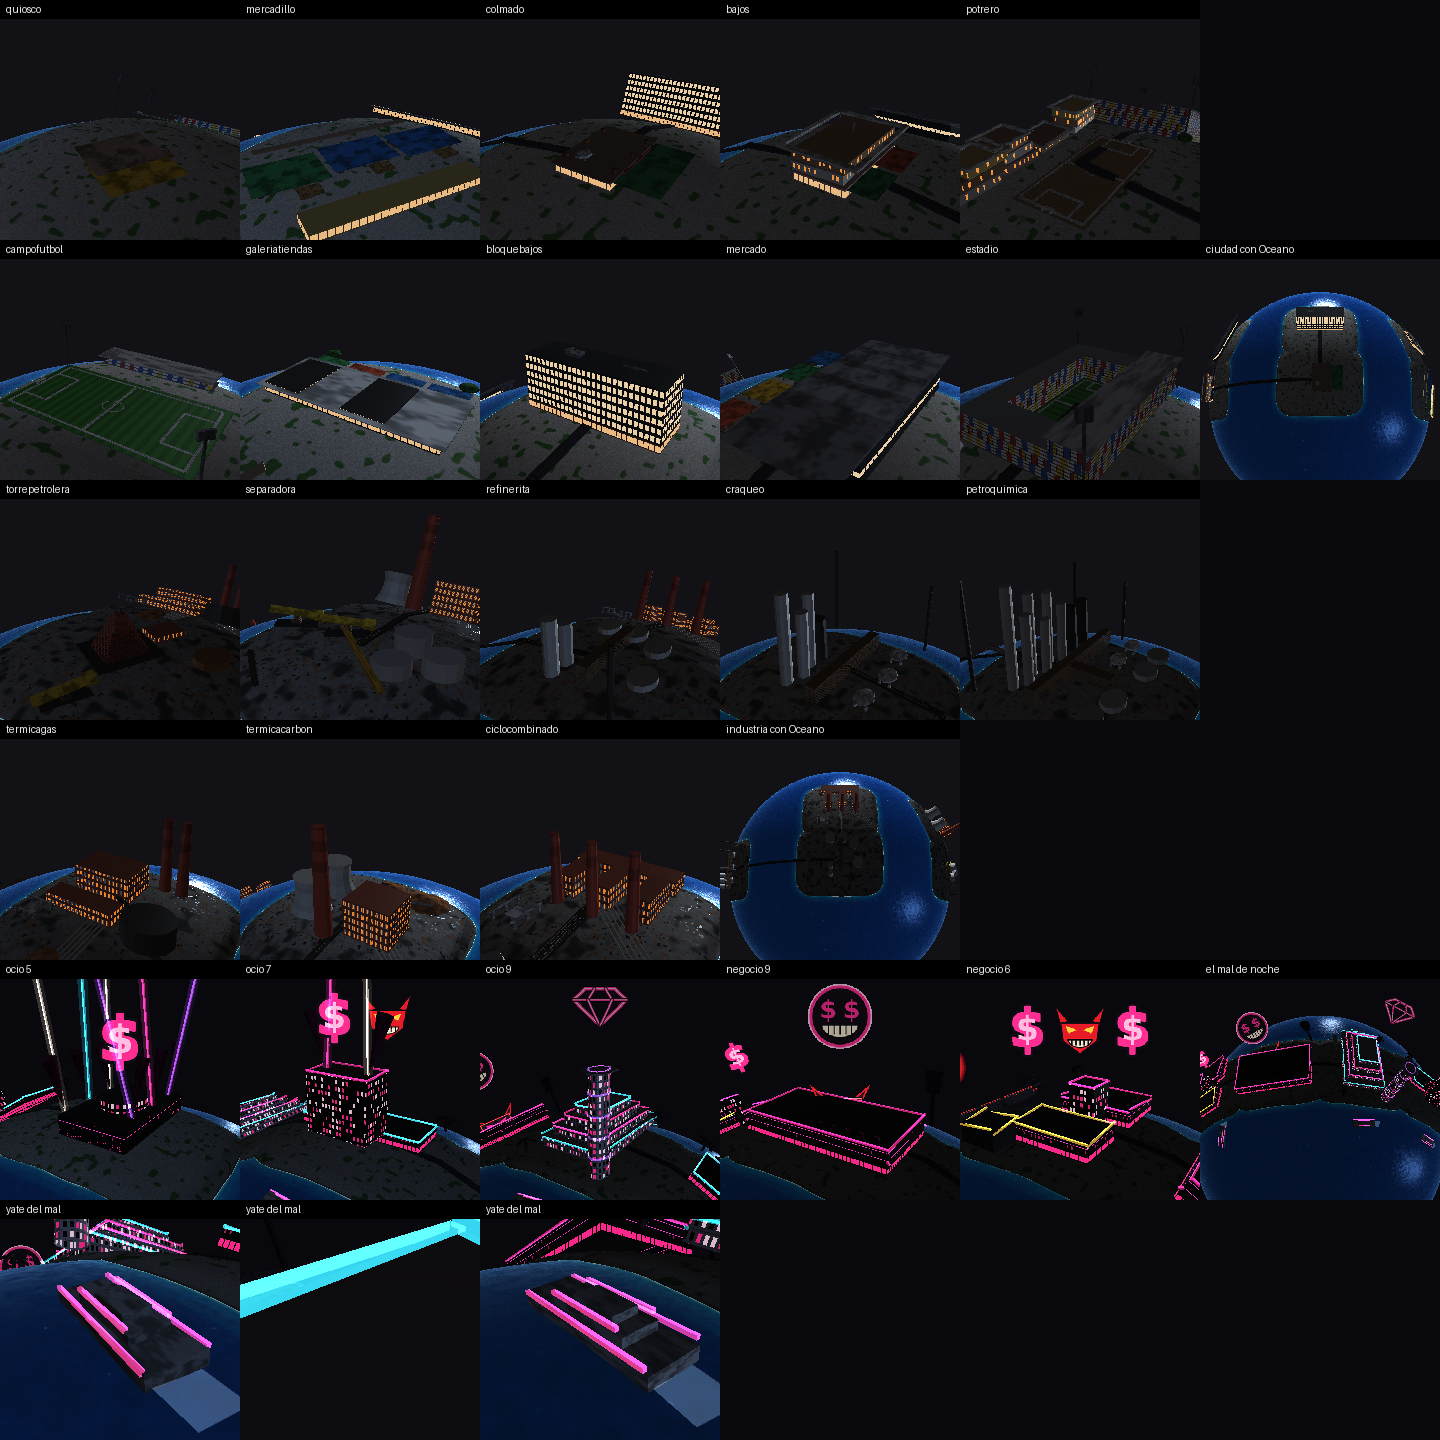

Write Python code to recreate this figure.
"""
La lamina de las especies construidas sobre el oceano (motor v120) dibujada con el
motor y los shaders de verdad, fuera de TouchDesigner: la malla del terreno (el mar
y los muelles de la ciudad y la industria, mat_piel_tierra), los edificios (el
shader de la ciudad), las conchas, el tejido, los emblemas del mal y la luz local
(aditiva: los focos de las discotecas y el neon de las construcciones finales).

    xvfb-run -a python3 pruebas/lamina_especies.py [salida.png]

Filas: la ciudad (tiendas, campos de futbol, mercados, la escalera de siempre)
cerca y lejos; la industria (pozos petroliferos, uno convertido en refineria al
construir encima; termicas y refinerias) cerca y lejos; el mal de noche (la
discoteca con sus focos, el resort con los yates en el mar, el neon de las
construcciones finales y el demonio).

Necesita moderngl (pip install moderngl) y una pantalla (Xvfb vale).
"""

import os
import sys

import numpy as np
from PIL import Image, ImageDraw

AQUI = os.path.dirname(os.path.abspath(__file__))
REPO = os.path.dirname(AQUI)
sys.path.insert(0, AQUI)
import glsl_piel as gp  # noqa: E402
import lamina_mal as lm  # noqa: E402
import vista_previa as vp  # noqa: E402

ADITIVO_V = """
out vec3 vCol;
void main()
{
    gl_Position = TDWorldToProj(TDDeform(P));
    vCol = iC.rgb * Cd.rgb;
}
"""
ADITIVO_P = """
in vec3 vCol;
layout(location = 0) out vec4 oFragColor[TD_NUM_COLOR_BUFFERS];
void main()
{
    oFragColor[0] = vec4(vCol, 1.0);
}
"""


class PintorTerreno(lm.Pintor):
    """El pintor de la lamina del mal con la malla del terreno y la luz local."""

    def __init__(self, ctx, m):
        lm.Pintor.__init__(self, ctx, m)
        self.adi = ctx.program(vertex_shader=gp.TD_VERTEX + ADITIVO_V, fragment_shader=gp.TD_PIXEL + ADITIVO_P)
        self.terreno_malla = gp.esfera(512, 1024)
        self.caja = gp.malla(m, [('caja', 0.0, 0.5, 0.0, 1.0, 1.0, 1.0, 0.0, 0.0, 0.0)])

    def foto_mar(self, c, W, now, cam, foco, ancho=480, alto=420, fov=40.0, noche=False, arriba=None):
        m, ctx = self.m, self.ctx
        arriba = arriba if arriba is not None else tuple(m._norm(foco))
        inst = m.build_instances(W, c, now)
        m.terreno(W, c)
        fbo = ctx.simple_framebuffer((ancho, alto))
        fbo.use()
        fondo = (0.03, 0.03, 0.05) if noche else lm.FONDO
        fbo.clear(fondo[0], fondo[1], fondo[2], 1.0, depth=1.0)
        ctx.enable(ctx.DEPTH_TEST)
        prog = self.piel
        self._camara(prog, cam, foco, fov, ancho / float(alto), arriba)
        uni = m.uniformes_piel(W, c, now)
        for k, v in uni.items():
            if k in prog and k != 'uTerreno':
                prog[k].value = tuple(float(x) for x in v)
        R = m.top_radius(W, c)
        k = 0.45 if noche else 1.0
        luces = dict(uLuz0=(0.0, R * 2 + 14, 4.0, 0), uLuz0Col=(0.82 * k, 0.90 * k, 1.0 * k, 0),
                     uLuz1=(14.0, -10.0, 18.0, 0), uLuz1Col=(0.10, 0.14, 0.20, 0),
                     uLuz2=(0, 0, 0, 0), uLuz2Col=(0, 0, 0, 0), uAmbiente=(0.16 * k, 0.16 * k, 0.18 * k, 0),
                     uVentanas=(1.0 if c['nivel'] >= 17 else 0.0, 0, 0, 0))
        for nm, v in luces.items():
            if nm in prog:
                prog[nm].value = v
        alt, ram, _, cul = gp.texturas(ctx, m, c)
        alt.use(0)
        ram.use(1)
        cul.use(2)
        for nm, u in (('sAlturas', 0), ('sRampa', 1), ('sCultivo', 2)):
            if nm in prog:
                prog[nm].value = u
        prog['uTerreno'].value = (1.0, float(uni['uTerreno'][1]), float(uni['uTerreno'][2]), 1.0)
        prog['uFamilia'].value = (3.0, 0, 0, 0)
        self._dibujar_filas(prog, self.terreno_malla, [[0, 0, 0, 0, 0, 0, 1, 1, 1, 1, 1, 1, 1]])
        prog['uTerreno'].value = (0.0, 1.0, 0.0, 1.0)
        for g, fam in (('estratos', 8.0), ('tejido', 0.0)):
            filas = inst.get(g) or []
            if filas:
                prog['uFamilia'].value = (fam, 0, 0, 0)
                self._dibujar_filas(prog, self.caja, filas)
        for g, mo, mat in m.geometrias_piel(c):
            filas = inst.get(g) or []
            if not filas:
                continue
            prog['uFamilia'].value = (float(m.FAMILIAS.index(m.familia_de(mo))) if mo[:3] != 'ciu' else 0.0,
                                      0, 0, 0)
            if mo not in self.mallas:
                es_malla = m.es_ejemplar(mo) or m.es_edificio(mo)
                self.mallas[mo] = gp.malla(m, mo if es_malla else m.MODELOS[mo], c)
            self._dibujar_filas(prog, self.mallas[mo], filas)
        filas = inst.get('emblemas_mal') or []
        if filas:
            e = self.emb
            self._camara(e, cam, foco, fov, ancho / float(alto), arriba)
            self.atlas.use(0)
            e['sAtlas'].value = 0
            e['uEmblema'].value = (float(now), 0.0, float(m.ATLAS_MAL[0]), float(m.ATLAS_MAL[1]))
            e['uEmblemaInc'].value = (30.0, 1.0, 0.0, 0.0)
            self._dibujar_filas(e, self.quad, filas)
        filas = inst.get('luz_local') or []
        if filas:                                   # la luz local: aditiva, sin escribir profundidad
            a = self.adi
            a['uViewProj'].write(self.piel['uViewProj'].read())
            ctx.enable(ctx.BLEND)
            ctx.blend_func = (ctx.ONE, ctx.ONE)
            ctx.depth_mask = False
            self._dibujar_filas(a, self.caja, filas)
            ctx.depth_mask = True
            ctx.disable(ctx.BLEND)
        img = np.frombuffer(fbo.read(components=3), dtype='u1').reshape(alto, ancho, 3)[::-1]
        return Image.fromarray(img.copy()), inst


def vista(m, W, c, a, b, dist, lado=0.18):
    mid = m._norm(m._add(m.normal_i(a), m.normal_i(b)))
    R = m.top_radius(W, c)
    cam = m._add(m._mul(mid, R * dist), m._mul(m.tangents(mid)[1], R * dist * lado))
    return cam, m._mul(mid, R * 0.85)


def con_rotulo(img, texto):
    d = ImageDraw.Draw(img)
    d.rectangle((0, 0, img.size[0], 18), fill=(0, 0, 0))
    d.text((6, 3), texto, fill=(235, 235, 235))
    return img


def poner_diseno(m, c, W, x, own, occ, diseno):
    """La celda x con ese dueno y ocupacion, y la velocidad fundadora que hace que su
    semilla elija ese diseno (la misma historia, el mismo edificio)."""
    W['occ'][x], W['own'][x], W['sp'][x] = occ, own, own
    W['h'][x] = W['vh'][x] = m.height_for(c, occ)
    W['t_nac'][x] = -50.0
    for vel in range(1, 128):
        W['vel'][x] = vel
        if m.diseno_celda(W, c, x)[0] == diseno:
            return True
    print('       AVISO: %s no sale en la celda %d (occ %d)' % (diseno, x, occ))
    return False


def escena_tiendas(m):
    """La ciudad nueva: quiosco, mercadillo, colmado, bajos y el potrero (informal);
    campo de futbol, galeria de tiendas, bloque con bajos, mercado y estadio (planificada)."""
    c = dict(m.DEFAULT_CFG)
    c.update(nivel=17, tema=1, avance=0, oceano=1)
    W = m.new_world()
    W['estacion'] = dict(tinte=[1.0, 1.0, 1.0], ventanas=1)
    a, b = m.RINGS[3], m.RINGS[4]
    oi = lambda e: m.occ_inicio(c, 'informal', e)
    op = lambda e: m.occ_inicio(c, 'planificada', e)
    celdas = []
    for k, (occ, d) in enumerate(((oi(1), 'quiosco'), (oi(1), 'mercadillo'), (oi(2), 'colmado'), (oi(3), 'bajos'),
                                  (oi(4), 'potrero'))):
        poner_diseno(m, c, W, a[2 * k], m.GEO, occ, d)
        celdas.append((a[2 * k], d))
    for k, (occ, d) in enumerate(((op(1), 'campofutbol'), (op(1), 'galeriatiendas'), (op(2), 'bloquebajos'),
                                  (op(3), 'mercado'), (op(4), 'estadio'))):
        poner_diseno(m, c, W, b[2 * k], m.ARQ, occ, d)
        celdas.append((b[2 * k], d))
    m.cerrar_obras(W, c)
    W['paso'] = 0.125
    return c, W, 2.0, a[4], b[4], celdas


def escena_petroleo(m):
    """La industria nueva: la torre petrolifera y, si se construye encima, la refineria
    (separadores, refinerita, craqueo, petroquimica); termicas de gas y de carbon y el
    ciclo combinado."""
    c = dict(m.DEFAULT_CFG)
    c.update(nivel=17, tema=2, avance=0, oceano=1)
    W = m.new_world()
    W['estacion'] = dict(tinte=[1.0, 1.0, 1.0], ventanas=1)
    a, b = m.RINGS[3], m.RINGS[4]
    om = lambda e: m.occ_inicio(c, 'mina', e)
    celdas = []
    for k, (e, d) in enumerate(((1, 'torrepetrolera'), (2, 'separadora'), (3, 'refinerita'), (4, 'craqueo'),
                                (5, 'petroquimica'))):
        poner_diseno(m, c, W, a[2 * k], m.GEO, om(e), d)
        celdas.append((a[2 * k], d))
    oe = lambda e: m.occ_inicio(c, 'energia', e)
    for k, (e, d) in enumerate(((4, 'termicagas'), (4, 'termicacarbon'), (5, 'ciclocombinado'))):
        poner_diseno(m, c, W, b[2 * k], m.ARQ, oe(e), d)
        celdas.append((b[2 * k], d))
    m.cerrar_obras(W, c)
    W['paso'] = 0.125
    W['pulso']['beat'] = 3.3
    return c, W, 2.0, a[4], b[4], celdas


def escena_mal(m):
    """El mal de noche en la ciudad con Oceano: una discoteca, un casino, un resort junto
    al mar (con sus yates), la gran superficie y el campo; un cluster de 7 (la cabeza)."""
    c, W = lm.mundo(m, tema=1)
    c = dict(c, oceano=1)
    anillo = m.RINGS[3]
    fila = [anillo[k] for k in range(2, 9)]
    ramas = ('ocio', 'ocio', 'ocio', 'negocio', 'negocio', 'encierro', 'ocio')
    occs = (5, 7, 9, 9, 6, 9, 4)
    for x, rama, o in zip(fila, ramas, occs):
        lm.poner_mal(m, c, W, x, o, rama)
    celdas = [(x, '%s %d' % (r, o)) for x, r, o in zip(fila, ramas, occs)]
    return c, W, 30.0, fila[1], fila[4], celdas


def retratos(P, m, c, W, now, celdas, info, noche=False, lado=240, lejos=0.8):
    out = []
    for x, nombre in celdas:
        H = info(W, c, x)
        cam, foco = lm.encuadre(m, W, c, x, H, lejos)
        img, _ = P.foto_mar(c, W, now, cam, foco, ancho=lado, alto=lado, noche=noche)
        out.append(con_rotulo(img, nombre))
    return out


def hoja_de(filas):
    ancho = max(sum(i.size[0] for i in f) for f in filas)
    alto = sum(f[0].size[1] for f in filas)
    hoja = Image.new('RGB', (ancho, alto), (10, 10, 12))
    y = 0
    for f in filas:
        x = 0
        for img in f:
            hoja.paste(img, (x, y))
            x += img.size[0]
        y += f[0].size[1]
    return hoja


def main():
    import moderngl
    salida = sys.argv[1] if len(sys.argv) > 1 else os.path.join(AQUI, 'lamina_especies.png')
    ctx = moderngl.create_standalone_context(require=430)
    m = vp.cargar_motor()
    P = PintorTerreno(ctx, m)
    filas = []
    alto_ciu = lambda W, c, x: m.info_ciudad(W, c, x)['H']
    for nombre, hacer in (('ciudad', escena_tiendas), ('industria', escena_petroleo)):
        c, W, now, a, b, celdas = hacer(m)
        m.build_instances(W, c, now)
        fotos = retratos(P, m, c, W, now, celdas, alto_ciu)
        cam, foco = vista(m, W, c, a, b, 3.0, 0.35)
        img, inst = P.foto_mar(c, W, now, cam, foco, ancho=240, alto=240)
        fotos.append(con_rotulo(img, '%s con Oceano' % nombre))
        filas += [fotos[:5], fotos[5:]]
        pz = W['piel'].get('ciudad', {})
        print('       %s: %d edificios de %d tipos, islas %s' % (nombre, pz.get('edificios', 0), pz.get('tipos', 0),
                                                              m.rasgos_terreno(W, c)[1].get('islas')))
    c, W, now, a, b, celdas = escena_mal(m)
    m.build_instances(W, c, now)
    alto_mal = lambda W, c, x: m.info_mal(W, c, x)['H'] * m.info_mal(W, c, x)['cima']
    fotos = retratos(P, m, c, W, now, celdas[:5], alto_mal, noche=True, lejos=1.1)
    cam, foco = vista(m, W, c, a, b, 2.6, 0.45)
    img, inst = P.foto_mar(c, W, now, cam, foco, ancho=240, alto=240, noche=True)
    fotos.append(con_rotulo(img, 'el mal de noche'))
    filas.append(fotos)
    yates = inst.get(m.geometria_de('ciu_yate')) or []
    fotos = []
    for f in yates[:3]:                         # los yates, en el mar junto al resort y el casino
        p0 = tuple(f[:3])
        n = m._norm(p0)
        e, t = m.tangents(n)
        foco = m._add(p0, n, 0.05)
        cam = m._add(m._add(p0, n, 0.9), m._norm(m._add(e, t, 0.6)), 1.6)
        img, _ = P.foto_mar(c, W, now, cam, foco, ancho=240, alto=240, noche=True)
        fotos.append(con_rotulo(img, 'yate del mal'))
    if fotos:
        filas.append(fotos)
    res = W['juego']['mal'].get('res', {})
    print('       mal: %s; luz local %d filas' % (dict((k, v) for k, v in res.items() if k != 'demonios'),
                                                   len(inst.get('luz_local') or [])))
    hoja_de(filas).save(salida)
    print('       %s' % salida)
    return 0


if __name__ == '__main__':
    sys.exit(main())
